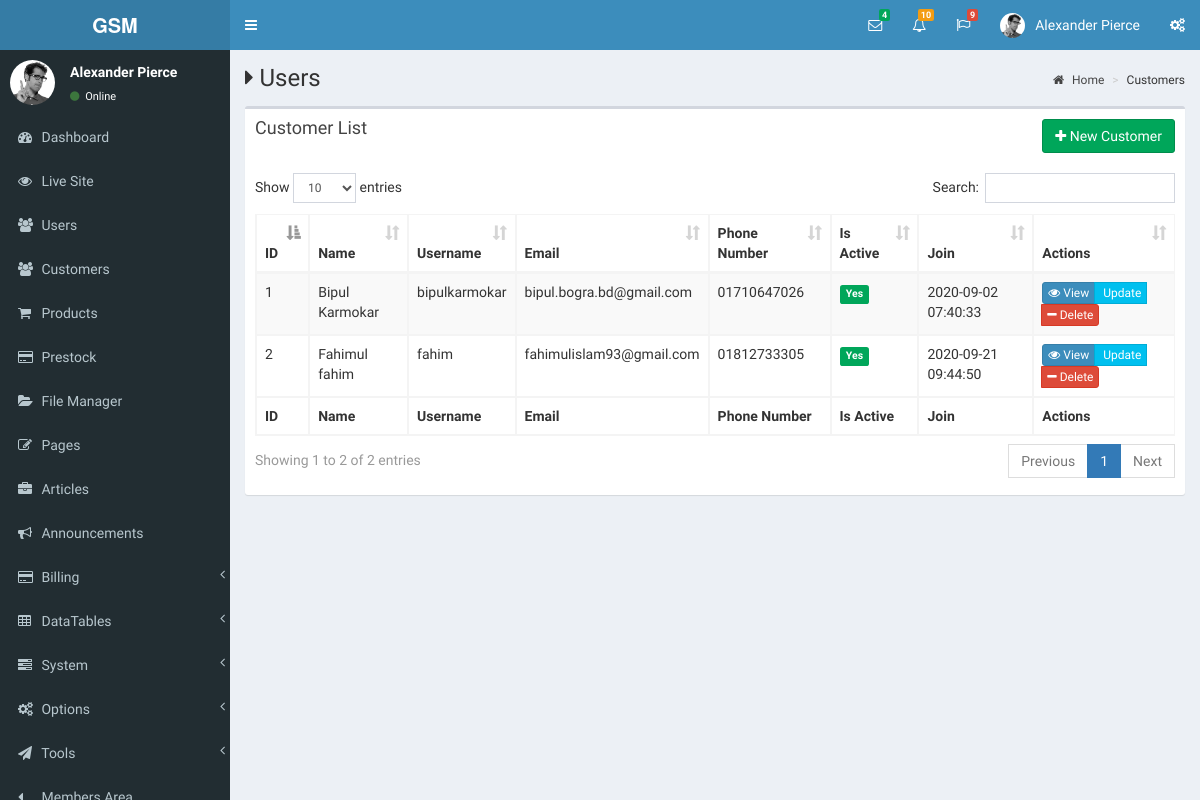
Page /admin/pages/customers/customers.php on the earlier database version.
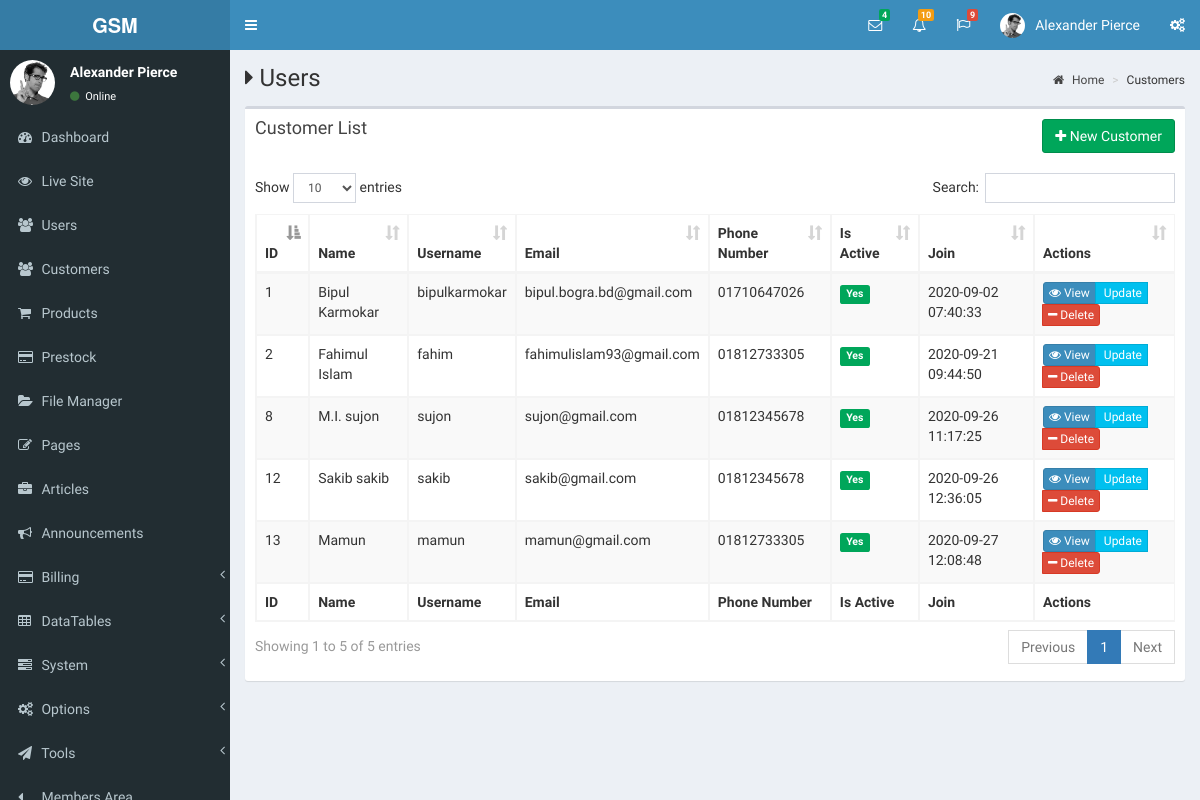
Same page on the later database version.
### tables this page shows
CREATE TABLE `customers` (
  `id` int(11) NOT NULL,
  `name` varchar(255) DEFAULT NULL,
  `username` varchar(255) DEFAULT NULL,
  `email` varchar(255) DEFAULT NULL,
  `phone` varchar(255) DEFAULT NULL,
  `country` varchar(255) DEFAULT NULL,
  `city` varchar(255) DEFAULT NULL,
  `address` varchar(255) DEFAULT NULL,
  `zip_code` varchar(20) DEFAULT NULL,
  `image` varchar(255) DEFAULT NULL,
  `password` varchar(255) DEFAULT NULL,
  `token` text DEFAULT NULL,
  `is_active` varchar(20) NOT NULL DEFAULT 'Yes',
  `ip` varchar(255) DEFAULT NULL,
  `login_at` timestamp NULL DEFAULT NULL,
  `created_at` timestamp NOT NULL DEFAULT current_timestamp(),
  `updated_at` timestamp NULL DEFAULT NULL ON UPDATE current_timestamp()
);

### admin/pages/customers/customers.php (the view, shortened to what this page needs)
<?php include '../../layout/header.php'; ?>
<?php include '../../layout/top-navbar.php'; ?>
<?php include '../../layout/left-sidebar.php'; ?>
<?php include('../../conf/dbConfig.php'); ?>
<?php
  $qry_get_all_customers = "SELECT * FROM customers";
  $rs_get_all_customers = $conn->query($qry_get_all_customers);
?>
<div class="content-wrapper">
  <section class="content-header">
    <h1><i class="fa fa-caret-right"></i> Users</h1>
    <ol class="breadcrumb">
      <li class="active"><a href="<?=BASE_URL?>"><i class="fa fa-home"></i> Home</a></li>
      <li>Customers</li>
    </ol>
  </section>
  <section class="content">
    <div class="row">
      <div class="col-xs-12">
        <div class="box">
          <div class="box-header">
            <h3 class="box-title">Customer List</h3>
            <button id="btn-new-customer" class="btn btn-success pull-right"><i class="fa fa-plus"></i> New Customer</button>
          </div>
          <div class="box-body">
            <table id="example1" class="table table-bordered table-striped">
              <thead>
                <tr>
                  <th>ID</th>
                  <th>Name</th>
                  <th>Username</th>
                  <th>Email</th>
                  <th>Phone Number</th>
                  <th>Is Active</th>
                  <th>Join</th>
                  <th>Actions</th>
                </tr>
              </thead>
              <tbody>
                <?php
                  foreach ($rs_get_all_customers as $customer)
                  {
                  ?>
                <tr>
                  <td><?=$customer['id']?></td>
                  <td><?=$customer['name']?></td>
                  <td><?=$customer['username']?></td>
                  <td><?=$customer['email']?></td>
                  <td><?=$customer['phone']?></td>
                  <td>
                    <label
                      class="label <?=($customer['is_active']=='No')?'label-danger':'label-success'?>"><?=$customer['is_active']?></label>
                  </td>
                  <td><?=$customer['created_at']?></td>
                  <td>
                    <div class=" btn-group">
                      <button class="btn btn-xs btn-primary"><i class="fa fa-eye"></i> View</button>
                      <button class="btn btn-xs btn-info"><i class="fa fa-pencil-alt"></i> Update</button>
                      <button class="btn btn-xs btn-danger"><i class="fa fa-minus"></i> Delete</button>
                    </div>
                  </td>
                </tr>
                <?php
                  }
                  ?>
              </tbody>
              <tfoot>
                <tr>
                  <th>ID</th>
                  <th>Name</th>
                  <th>Username</th>
                  <th>Email</th>
                  <th>Phone Number</th>
                  <th>Is Active</th>
                  <th>Join</th>
                  <th>Actions</th>
                </tr>
              </tfoot>
            </table>
          </div>
        </div>
      </div>
    </div>
  </section>
</div>
<?php include '../../layout/footer.php'; ?>
<?php include '../../layout/foot-scripts.php'; ?>

### admin/layout/header.php (shortened to what this page needs)
<!DOCTYPE html>
<html>
<head>
  <link href="<?=BASE_URL?>bootstrap/css/bootstrap.min.css" rel="stylesheet" type="text/css" />
  <link href="https://maxcdn.bootstrapcdn.com/font-awesome/4.3.0/css/font-awesome.min.css" rel="stylesheet"
    type="text/css" />
  <link href="https://code.ionicframework.com/ionicons/2.0.1/css/ionicons.min.css" rel="stylesheet" type="text/css" />
  <link href="<?=BASE_URL?>dist/css/AdminLTE.min.css" rel="stylesheet" type="text/css" />
  <link href="<?=BASE_URL?>dist/css/skins/_all-skins.min.css" rel="stylesheet" type="text/css" />
  <link href="<?=BASE_URL?>plugins/iCheck/flat/blue.css" rel="stylesheet" type="text/css" />
  <link href="<?=BASE_URL?>plugins/morris/morris.css" rel="stylesheet" type="text/css" />
  <link href="<?=BASE_URL?>plugins/jvectormap/jquery-jvectormap-1.2.2.css" rel="stylesheet" type="text/css" />
  <link href="<?=BASE_URL?>plugins/datepicker/datepicker3.css" rel="stylesheet" type="text/css" />
  <link href="<?=BASE_URL?>plugins/daterangepicker/daterangepicker-bs3.css" rel="stylesheet" type="text/css" />
  <link href="<?=BASE_URL?>plugins/bootstrap-wysihtml5/bootstrap3-wysihtml5.min.css" rel="stylesheet" type="text/css" />
  <link href="<?=BASE_URL?>plugins/datatables/dataTables.bootstrap.css" rel="stylesheet" type="text/css" />
  <link href="<?=BASE_URL?>dist/css/custom/files.css" rel="stylesheet" type="text/css" />
  <link href="<?=BASE_URL?>dist/css/custom/drophy.css" rel="stylesheet" type="text/css" />
  <link href="https://cdnjs.cloudflare.com/ajax/libs/toastr.js/latest/toastr.min.css" rel="stylesheet"
    type="text/css" />
  <link rel="stylesheet"
    href="https://cdnjs.cloudflare.com/ajax/libs/jquery-contextmenu/2.7.1/jquery.contextMenu.min.css">
  <link href="<?=BASE_URL?>plugins/confirmation/jquery.confirmon.css" rel="stylesheet" type="text/css" />
  <link rel="stylesheet" href="https://cdnjs.cloudflare.com/ajax/libs/jqueryui/1.12.1/jquery-ui.min.css"
 />
</head>
<body class="skin-blue sidebar-mini">
  <div class="wrapper">

### admin/layout/top-navbar.php (shortened to what this page needs)
<header class="main-header">
  <a href="<?=BASE_URL?>" class="logo">
    <span class="logo-lg"><b>GSM</b> ADMINISTRATION</span>
  </a>
  <nav class="navbar navbar-static-top" role="navigation">
    <a href="#" class="sidebar-toggle" data-toggle="offcanvas" role="button">
    </a>
    <div class="navbar-custom-menu">
      <ul class="nav navbar-nav">
        <li class="dropdown messages-menu">
          <a href="#" class="dropdown-toggle" data-toggle="dropdown">
            <i class="fa fa-envelope-o"></i>
            <span class="label label-success">4</span>
          </a>
        </li>
        <li class="dropdown notifications-menu">
          <a href="#" class="dropdown-toggle" data-toggle="dropdown">
            <i class="fa fa-bell-o"></i>
            <span class="label label-warning">10</span>
          </a>
        </li>
        <li class="dropdown tasks-menu">
          <a href="#" class="dropdown-toggle" data-toggle="dropdown">
            <i class="fa fa-flag-o"></i>
            <span class="label label-danger">9</span>
          </a>
        </li>
        <li class="dropdown user user-menu">
          <a href="#" class="dropdown-toggle" data-toggle="dropdown">
            <img src="<?=BASE_URL?>dist/img/user2-160x160.jpg" class="user-image" alt="User Image" />
            <span class="hidden-xs">Alexander Pierce</span>
          </a>
        </li>
        <li>
          <a href="#" data-toggle="control-sidebar"><i class="fa fa-gears"></i></a>
        </li>
      </ul>
    </div>
  </nav>
</header>

### admin/layout/left-sidebar.php (shortened to what this page needs)
<aside class="main-sidebar">
  <section class="sidebar">
    <div class="user-panel">
      <div class="pull-left image">
        <img src="<?=BASE_URL?>dist/img/user2-160x160.jpg" class="img-circle" alt="User Image" />
      </div>
      <div class="pull-left info">
        <p>Alexander Pierce</p>
        <a href="#"><i class="fa fa-circle text-success"></i> Online</a>
      </div>
    </div>
    <ul class="sidebar-menu">
      <li>
        <a href="<?=BASE_URL?>">
          <i class="fa fa-dashboard"></i> <span>Dashboard</span>
        </a>
      </li>
      <li>
        <a href="<?=CLIENT_BASE_URL?>">
          <i class="fa fa-eye"></i> <span>Live Site</span>
        </a>
      </li>
      <li>
        <a href="<?=USERS_URL?>">
          <i class="fa fa-users"></i>
          <span>
            Users
          </span>
        </a>
      </li>
      <li>
        <a href="<?=CUSTOMERS_URL?>">
          <i class="fa fa-users"></i>
          <span>
            Customers
          </span>
        </a>
      </li>
      <li>
        <a href="<?=PRODUCTS_URL?>">
          <i class="fa fa-shopping-cart"></i>
          <span>
            Products
          </span>
        </a>
      </li>
      <li>
        <a href="<?=PRESTOCK_URL?>">
          <i class="fa fa-credit-card"></i>
          <span>
            Prestock
          </span>
        </a>
      </li>
      <li>
        <a href="<?=FILE_MANAGER_URL?>">
          <i class="fa fa-folder-open"></i>
          <span>
            File Manager
          </span>
        </a>
      </li>
      <li>
        <a href="<?=PAGES_URL?>">
          <i class="fa fa-edit"></i>
          <span>
            Pages
          </span>
        </a>
      </li>
      <li>
        <a href="<?=ARTICLES_URL?>">
          <i class="fa fa-briefcase"></i>
          <span>
            Articles
          </span>
        </a>
      </li>
      <li>
        <a href="<?=ANNOUNCEMENTS_URL?>">
          <i class="fa fa-bullhorn"></i>
          <span>
            Announcements
          </span>
        </a>
      </li>
      <li class="treeview">
        <a href="#">
          <i class="fa fa-credit-card"></i>
          <span>Billing<i class="fa fa-angle-left pull-right"></i></span>
        </a>
      </li>
      <li class="treeview">
        <a href="#">
          <i class="fa fa-table"></i>
          <span>
            DataTables
            <i class="fa fa-angle-left pull-right"></i>
          </span>
        </a>
      </li>
      <li class="treeview">
        <a href="#">
          <i class="fa fa-tasks"></i>
          <span>
            System
            <i class="fa fa-angle-left pull-right"></i>
          </span>
        </a>
      </li>
      <li class="treeview">
        <a href="#">
          <i class="fa fa-cogs"></i>
          <span>
            Options
            <i class="fa fa-angle-left pull-right"></i>
          </span>
        </a>
      </li>
      <li class="treeview">
        <a href="#">
          <i class="fa fa-paper-plane"></i>
          <span>
            Tools
            <i class="fa fa-angle-left pull-right"></i>
          </span>
        </a>
      </li>
      <li class="nav-item">
        <a href="#">
          <i class="fa fa-caret-left"></i>
          <span>
          </span>
        </a>
      </li>
    </ul>
  </section>
</aside>

### admin/layout/footer.php (shortened to what this page needs)
</div>

### admin/layout/foot-scripts.php
  </body>
</html>

Differences in the rows shown:
changed customers "fahim": name "Fahimul fahim" → "Fahimul Islam"
added customers: id "8", name "M.I. sujon", username "sujon", email "sujon@gmail.com", phone "01812345678", is_active "Yes", created_at "2020-09-26 11:17:25"
added customers: id "12", name "Sakib sakib", username "sakib", email "sakib@gmail.com", phone "01812345678", is_active "Yes", created_at "2020-09-26 12:36:05"
added customers: id "13", name "Mamun", username "mamun", email "mamun@gmail.com", phone "01812733305", is_active "Yes", created_at "2020-09-27 12:08:48"
Other differences:
text written by a page script: "Show entries Search: Showing 1 to 2 of 2 entries Previous 1 Next" → "Show entries Search: Showing 1 to 5 of 5 entries Previous 1 Next"
